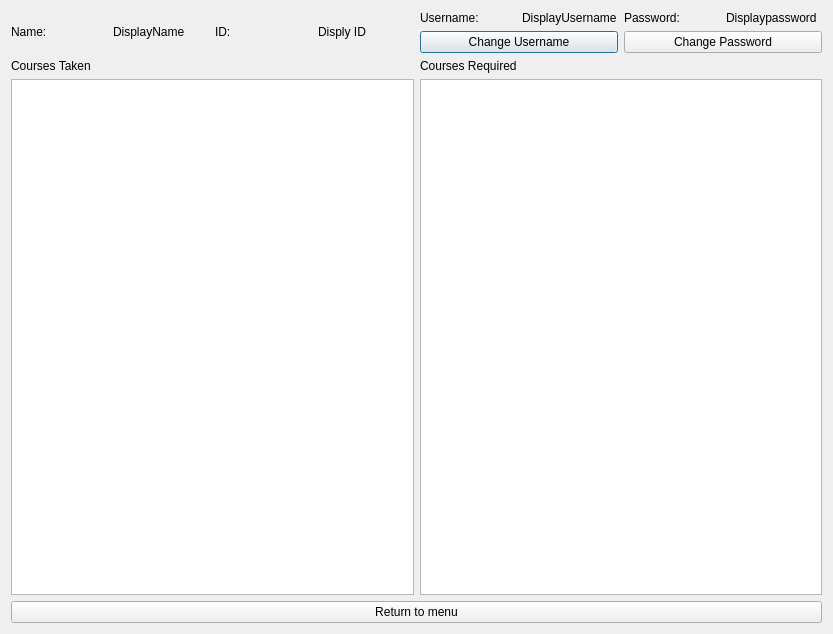
<?xml version="1.0" encoding="UTF-8"?>
<ui version="4.0">
 <class>Profile</class>
 <widget class="QDialog" name="Profile">
  <property name="enabled">
   <bool>true</bool>
  </property>
  <property name="geometry">
   <rect>
    <x>0</x>
    <y>0</y>
    <width>833</width>
    <height>634</height>
   </rect>
  </property>
  <property name="windowTitle">
   <string>Dialog</string>
  </property>
  <layout class="QGridLayout" name="gridLayout">
   <item row="0" column="0">
    <layout class="QVBoxLayout" name="verticalLayout_3">
     <property name="sizeConstraint">
      <enum>QLayout::SetMinAndMaxSize</enum>
     </property>
     <item>
      <layout class="QHBoxLayout" name="horizontalLayout_6">
       <item>
        <layout class="QHBoxLayout" name="horizontalLayout">
         <item>
          <widget class="QLabel" name="label_name">
           <property name="text">
            <string>Name:</string>
           </property>
          </widget>
         </item>
         <item>
          <widget class="QLabel" name="label_displayname">
           <property name="text">
            <string>DisplayName</string>
           </property>
          </widget>
         </item>
        </layout>
       </item>
       <item>
        <layout class="QHBoxLayout" name="horizontalLayout_2">
         <item>
          <widget class="QLabel" name="label_2">
           <property name="text">
            <string>ID:</string>
           </property>
          </widget>
         </item>
         <item>
          <widget class="QLabel" name="label_displayID">
           <property name="text">
            <string>Disply ID</string>
           </property>
          </widget>
         </item>
        </layout>
       </item>
       <item>
        <layout class="QVBoxLayout" name="verticalLayout">
         <item>
          <layout class="QHBoxLayout" name="horizontalLayout_3">
           <item>
            <widget class="QLabel" name="label_username">
             <property name="text">
              <string>Username:</string>
             </property>
            </widget>
           </item>
           <item>
            <widget class="QLabel" name="label_displayUsername">
             <property name="text">
              <string>DisplayUsername</string>
             </property>
            </widget>
           </item>
          </layout>
         </item>
         <item>
          <widget class="QPushButton" name="pushButton_changeUser">
           <property name="text">
            <string>Change Username</string>
           </property>
          </widget>
         </item>
        </layout>
       </item>
       <item>
        <layout class="QVBoxLayout" name="verticalLayout_2">
         <item>
          <layout class="QHBoxLayout" name="horizontalLayout_4">
           <item>
            <widget class="QLabel" name="label_password">
             <property name="text">
              <string>Password:</string>
             </property>
            </widget>
           </item>
           <item>
            <widget class="QLabel" name="label_3">
             <property name="text">
              <string>Displaypassword</string>
             </property>
            </widget>
           </item>
          </layout>
         </item>
         <item>
          <widget class="QPushButton" name="pushButton_changePassword">
           <property name="text">
            <string>Change Password</string>
           </property>
          </widget>
         </item>
        </layout>
       </item>
      </layout>
     </item>
     <item>
      <layout class="QHBoxLayout" name="horizontalLayout_7">
       <item>
        <widget class="QLabel" name="label_coursesTaken">
         <property name="text">
          <string>Courses Taken</string>
         </property>
        </widget>
       </item>
       <item>
        <widget class="QLabel" name="label_coursesRequired">
         <property name="text">
          <string>Courses Required</string>
         </property>
        </widget>
       </item>
      </layout>
     </item>
     <item>
      <layout class="QHBoxLayout" name="horizontalLayout_5">
       <item>
        <widget class="QListView" name="listView_coursesTaken"/>
       </item>
       <item>
        <widget class="QListView" name="listView_coursesRequired"/>
       </item>
      </layout>
     </item>
    </layout>
   </item>
   <item row="1" column="0">
    <widget class="QPushButton" name="pushButton_OK">
     <property name="text">
      <string>Return to menu</string>
     </property>
    </widget>
   </item>
  </layout>
 </widget>
 <resources/>
 <connections/>
</ui>
